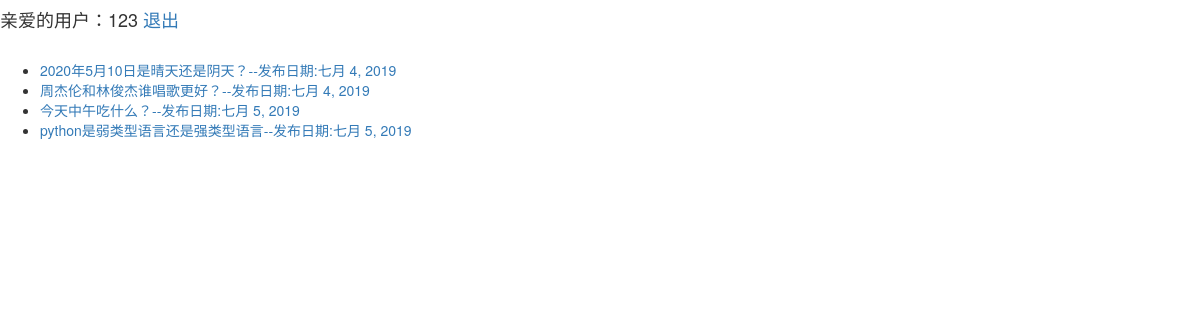
Screenshot of /polls/index/ (signed in) with the database file from the repository.
### polls/models.py (models this page shows, shortened)
class PollsInfo(models.Model):
    vote = models.CharField(max_length=100)
    votetime = models.DateField(auto_now=True)

### polls/views.py (the view)
    def check(requset, *args):
        username = requset.session.get("username")
        if username:
            return fun(requset, *args)
        else:
            return redirect(reverse('polls:userlogin'))

### polls/views.py (called while the page is built)
def checklogin(fun):
    def check(requset, *args):
        username = requset.session.get("username")
        if username:
            return fun(requset, *args)
        else:
            return redirect(reverse('polls:userlogin'))
    return check

@checklogin
def index(request):
    polls = PollsInfo.objects.all()
    return render(request, "booktest/pollIndex.html", locals())

### templates/booktest/pollIndex.html (shortened to what this page needs)
{% extends "booktest/base.html" %}
{% block containter %}
    <br>
    <ul>
        {% for i in polls %}
            <li><a href="{% url 'polls:vote' i.id %}"> {{i.vote}}--发布日期:{{i.votetime}}</a></li>
        {% endfor %}
    </ul>
{% endblock %}

### templates/booktest/base.html (shortened to what this page needs)
<!DOCTYPE html>
<html lang="en">
<head>
    <link href="https://cdn.jsdelivr.net/npm/bootstrap@3.3.7/dist/css/bootstrap.min.css" rel="stylesheet">
</head>
<body>
    <h4>
    {% if request.user and request.user.is_authenticated %}
        亲爱的用户：{{request.user}} <a href="{% url 'polls:userout' %}">退出</a>
    {% endif %}
    </h4>
    {% block containter %}
    {% endblock %}
</body>
</html>

### rows the page displays
PollsInfo: vote "2020年5月10日是晴天还是阴天？", votetime "七月 4, 2019"
PollsInfo: vote "周杰伦和林俊杰谁唱歌更好？", votetime "七月 4, 2019"
PollsInfo: vote "今天中午吃什么？", votetime "七月 5, 2019"
PollsInfo: vote "python是弱类型语言还是强类型语言", votetime "七月 5, 2019"

### other values shown
{{ request.user }} "123"
